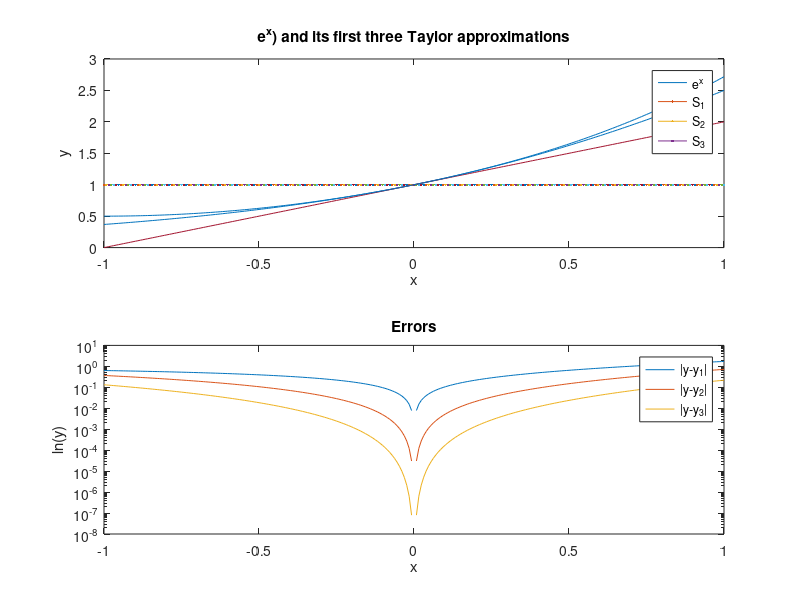

MATLAB code for this plot:
clear; close all;
f1 = @(x) 1; f2 = @(x) 1+x ; f3 = @(x) f2(x) + x.^2/2;
x= -1:1/128:1; y = exp(x); y1 = f1(x);  y2 = f2(x); y3 = f3(x);

subplot(2,1,1), plot(x,y,x,y1,x,y2, x,y3 )

legend('e^x', 'S_1', 'S_2','S_3')
title('e^x) and its first three Taylor approximations')
xlabel('x'); ylabel('y');
subplot(2,1,2),semilogy(x,abs(y-y1),x,abs(y-y2),x,abs(y-y3))
legend('|y-y_1|','|y-y_2|','|y-y_3|')
title('Errors')
xlabel('x'); ylabel('ln(y)');